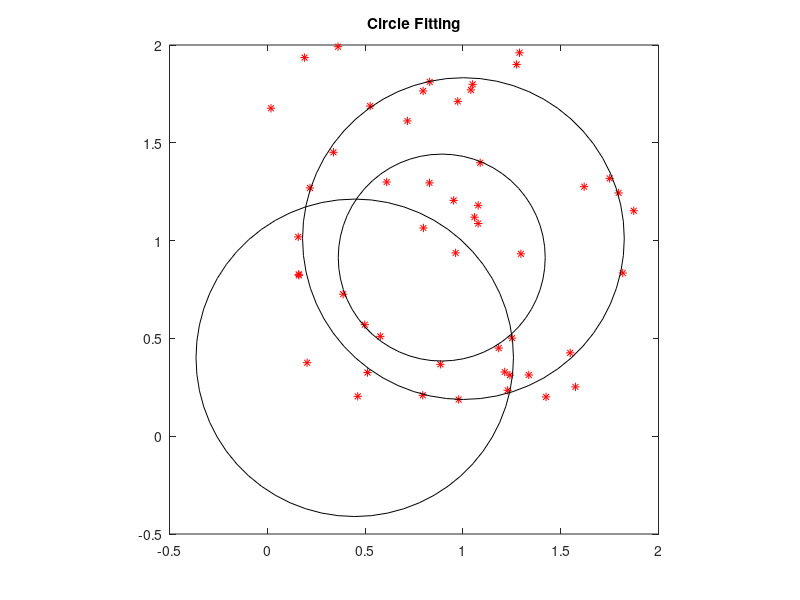

The MATLAB source for this figure:
% Testing of the output

fileID = fopen('pts_to_ransac.txt','r');
formatspec = '%f'
array = fscanf(fileID,formatspec);
sX = 0.0;
sY = 0.0;

% getting X- coordinates
Mat_1 = zeros(50, 1);
c=1;
for i = 1:2:100;
    Mat_1(c,:) = array(i);
    sX = sX + array(i);
    c=c+1;
end
display(Mat_1)

% getting Y- coordinates
Mat_2 = zeros(50, 1);
c = 1;
for j = 2:2:100;
    Mat_2(c,:) = array(j);
    sY = sY + array(j);
    c=c+1;
end
display(Mat_2)
R =[Mat_1, Mat_2]
display(R)
plot(Mat_1, Mat_2, 'r*')
hold on

r1 = 0.529016;
x1 = 0.891802;
y1 = 0.913228;
d = r1*2;
px = x1-r1;
py = y1-r1;
h1 = rectangle('Position',[px py d d],'Curvature',[1,1]);
daspect([1,1,1])
title('Circle Fitting')
hold on
r2 = 0.811513;
x2 = 0.446972;
y2 = 0.400795;
d = r2*2;
px = x2-r2;
py = y2-r2;
h2 = rectangle('Position',[px py d d],'Curvature',[1,1]);
daspect([1,1,1])
 
hold on
r3 = 0.822412;
x3 = 1.0026;
y3 = 1.01034;
d = r3*2;
px = x3-r3;
py = y3-r3;
h3 = rectangle('Position',[px py d d],'Curvature',[1,1]);
daspect([1,1,1])


